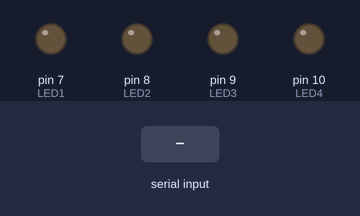
Simulated run of this sketch. Board: Arduino Uno, built with avr-gcc and run on an emulated ATmega328P. Parts: output pins drawn as LEDs (lit = HIGH). The test bench sets the inputs (shaded band).

Above: at 1.2 s.
1.3 s: "turn on light1\n" received over Serial
At 1.7 s:
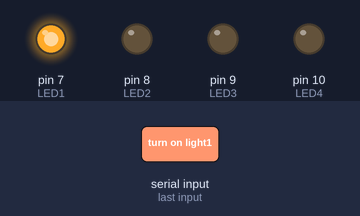
2.8 s: "turn on light2\n" received over Serial
At 4.0 s:
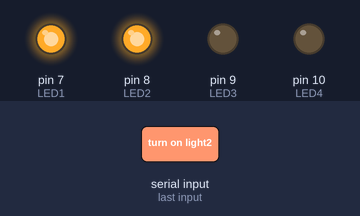
4.3 s: "turn off light1\n" received over Serial
At 5.2 s:
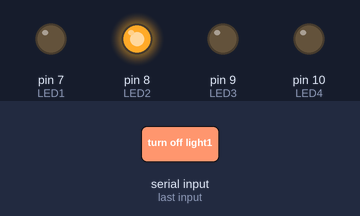
5.8 s: "turn on light3\n" received over Serial
At 6.3 s:
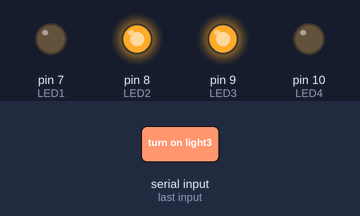
7.3 s: "turn off light2\n" received over Serial
At 8.5 s:
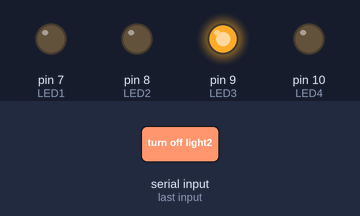
8.8 s: "turn on light4\n" received over Serial
At 9.8 s:
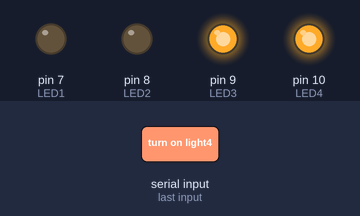
Timing chart, 0 to 11.3 s (numbered marks = the images above; inputs shaded):
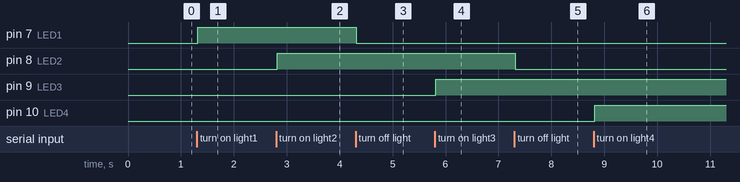

The sketch:

Arduino_codeforLED.ino
```cpp
#define LED1 7
#define LED2 8
#define LED3 9
#define LED4 10
// Pin connected to the relay module

void setup() {
  pinMode(LED1, OUTPUT);
  digitalWrite(LED1, LOW);
  Serial.begin(9600);
  pinMode(LED2, OUTPUT);
  digitalWrite(LED2, LOW);
  Serial.begin(9600);
  pinMode(LED3, OUTPUT);
  digitalWrite(LED3, LOW);
  Serial.begin(9600);
  pinMode(LED4, OUTPUT);
  digitalWrite(LED4, LOW);
  Serial.begin(9600);
}

void loop() {
  if (Serial.available() > 0) {
    String command = Serial.readStringUntil('\n'); // Read the command sent by Python
    command.trim(); // Remove any whitespace

    if (command == "turn on light1") {
      digitalWrite(LED1, HIGH);
    } else if (command == "turn off light1") {
      digitalWrite(LED1, LOW); }

      else if (command == "turn on light2") {
      digitalWrite(LED2, HIGH); }
      else if (command == "turn off light2") {
      digitalWrite(LED2, LOW); }

      else if (command == "turn on light3") {
      digitalWrite(LED3, HIGH); }
      else if (command == "turn off light3") {
      digitalWrite(LED3, LOW); }

      else if (command == "turn on light4") {
      digitalWrite(LED4, HIGH); }
      else if (command == "turn off light4") {
      digitalWrite(LED4, LOW); }

  }
}
```

Measured:
- after the input at 1.3 s, pin 7 (LED1): LOW → HIGH at once
- after the input at 2.8 s, pin 8 (LED2): LOW → HIGH at once
- after the input at 4.3 s, pin 7 (LED1): HIGH → LOW at once
- after the input at 5.8 s, pin 9 (LED3): LOW → HIGH at once
- after the input at 7.3 s, pin 8 (LED2): HIGH → LOW at once
- after the input at 8.8 s, pin 10 (LED4): LOW → HIGH at once
